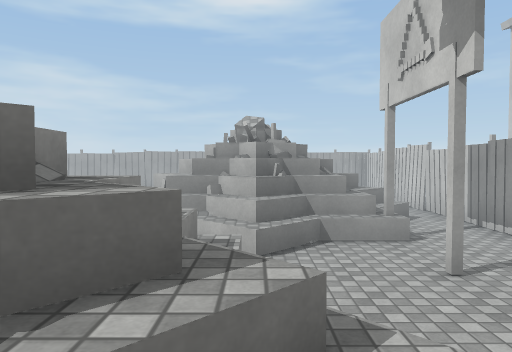
view 1 (above)

20 first-person views from a walk through a 3-D level made in the Unity game engine. The camera is 1.5 m above the floor, tilts 2° down and sees 70° across. The floor is counted in squares, 2 m on a side. Each view is taken from the middle of a square. On the plan, view 1 faces up. The plan holds only what a view shows up to about 11 squares ahead; the rest is blank. The place goes on beyond the plan. Surface patterns are stand-ins for the level's own textures.

view 2
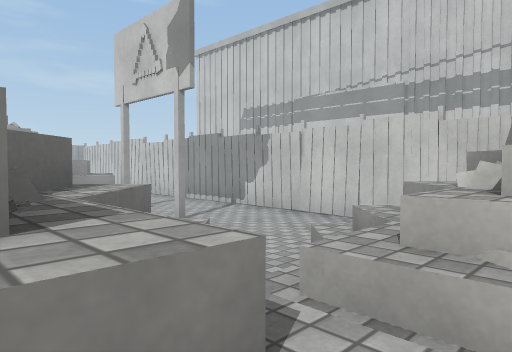

view 3
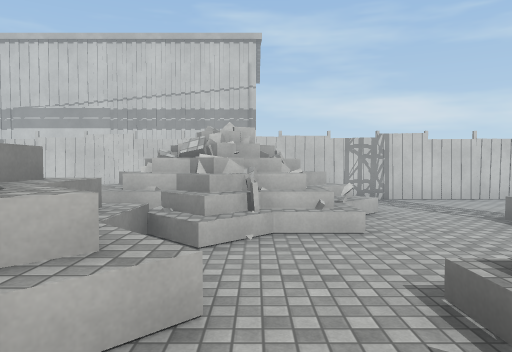

view 4
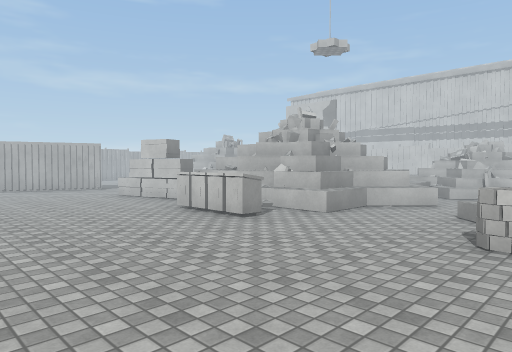

view 5
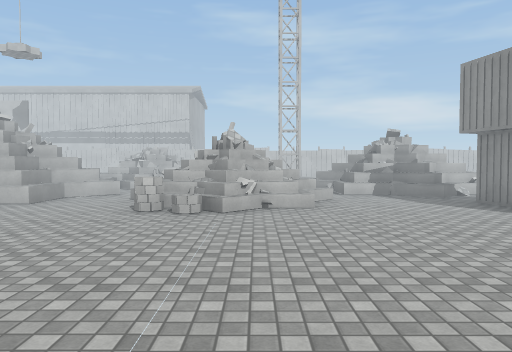

view 6
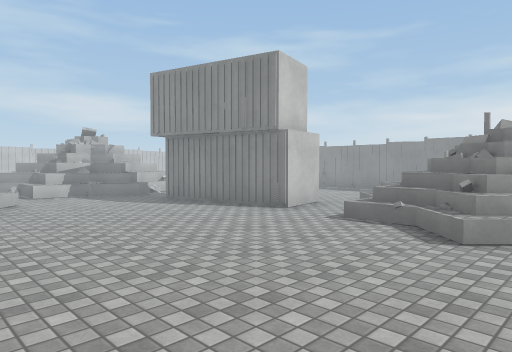

view 7
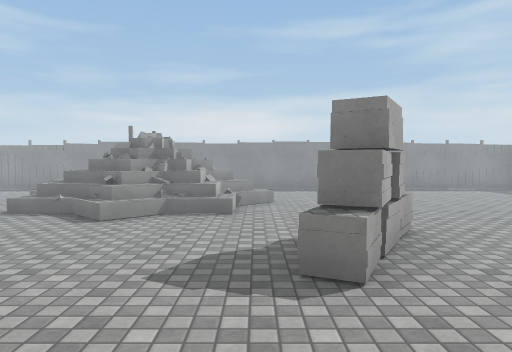

view 8
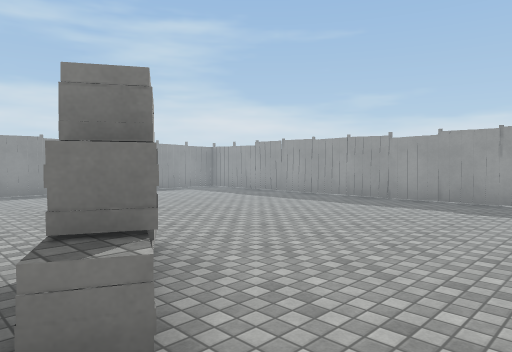

view 9
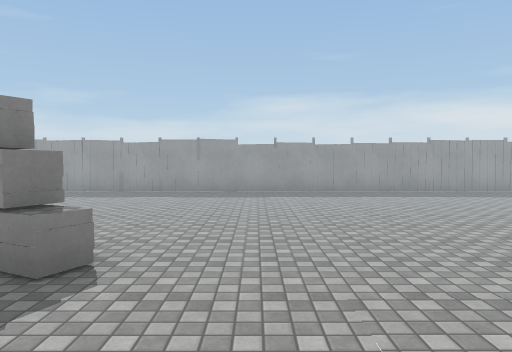

view 10
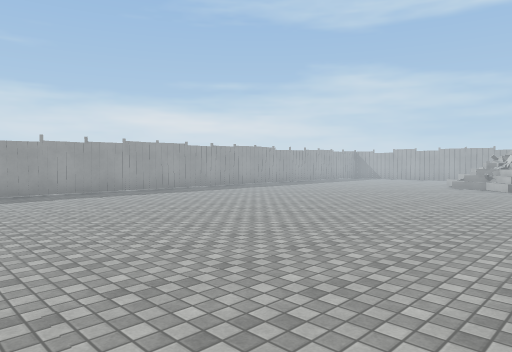

view 11
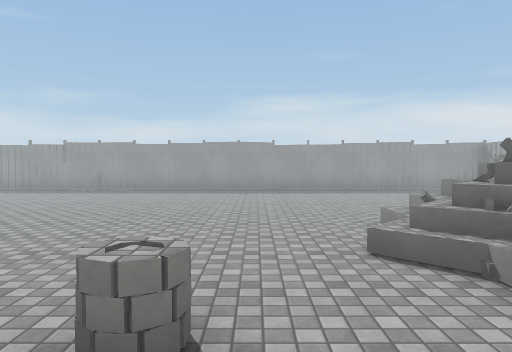

view 12
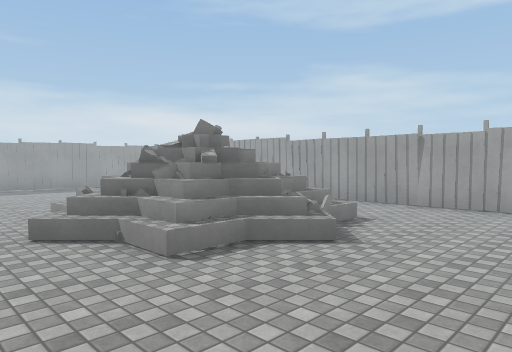

view 13
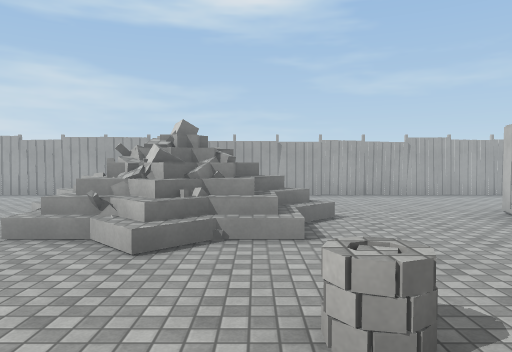

view 14
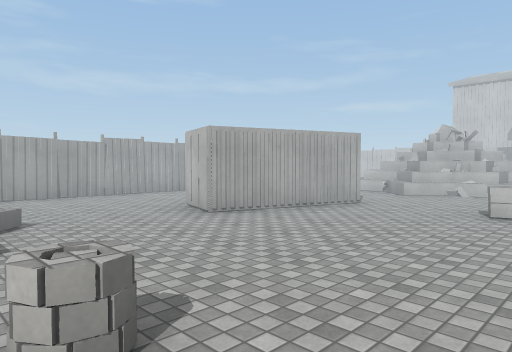

view 15
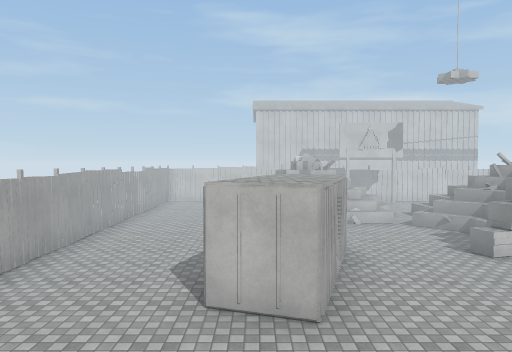

view 16
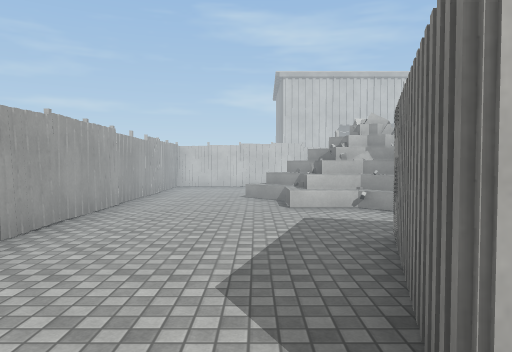

view 17
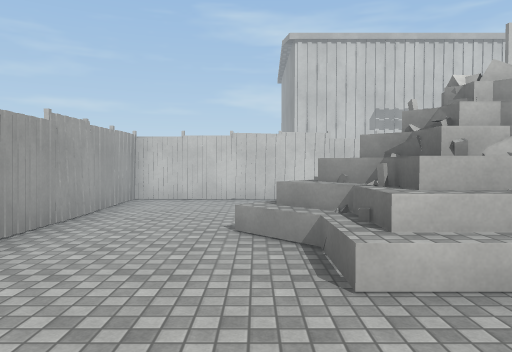

view 18
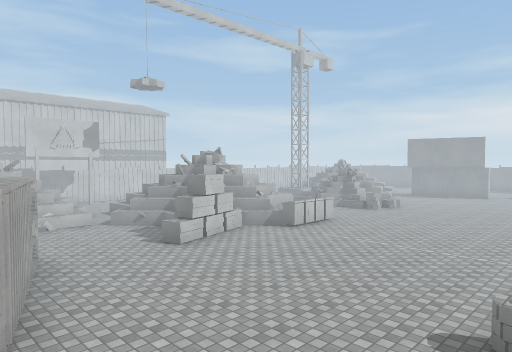

view 19
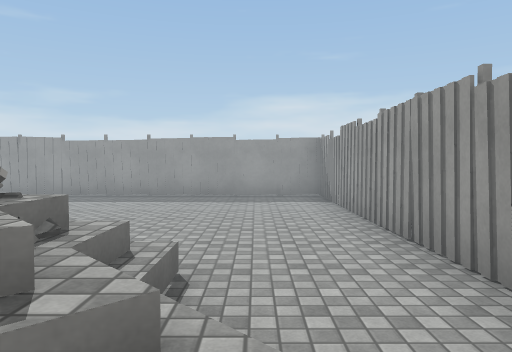

view 20
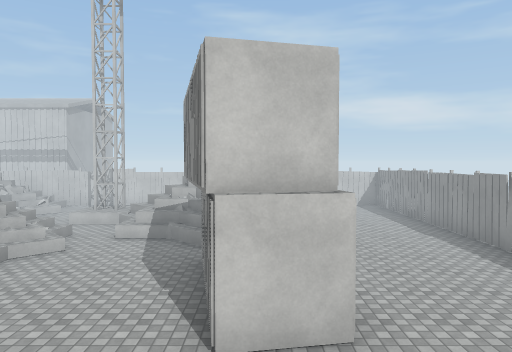

### Floor plan
Key: @ floor where view 1 was taken; # wall or solid block; . main floor; : floor 0.5 m higher than the main floor; / step, stairs or slope; = window, fence, low wall or low ledge; ^ raised ledge; v drop or lower ground.
Columns run from 20 left of view 1 to 4 right of it. Each row starts with its distance up from view 1.
 12 #########################
 11 #.......................#
 10 #......./...............#
  9 #......///..........=...#
  8 #.....//=//..##....##  .#
  7 #......///....##..:#=#=.#
  6 #......./.........:#=#=.#
  5 #................. #==#.#
  4 #..............#..^.=...#
  3 #..............#^^#^..#.#
  2 #...............^###^...#
  1 #.............=^^###^...#
  0 #...............^^#^@/=/#
 -1 #................=^///=/
 -2 #...................#v=
 -3 #..............//=/.// /#
 -4 #..............=== .....#
 -5 #............../#= .....#
 -6 #..............////.#...#
 -7 #......#........../##  .#
 -8 #......#..........#=#=
 -9 #........./......:#=
-10 #........///.####.##
-11 #.......//=//...   =
-12 #........    .......
-13 #.... ..     .........
-14  .... ..      ........
-15  #########  ##########

Positions as (right, up) in squares from view 1, and headings:
1: (0, 0), facing up
2: (-1, -1), facing up-right
3: (-4, -2), facing right
4: (-9, -4), facing up-right
5: (-11, -5), facing right
6: (-11, -5), facing down-right
7: (-12, -4), facing down
8: (-12, -5), facing down-left
9: (-10, -5), facing left
10: (-10, -5), facing up-left
11: (-9, 5), facing left
12: (-8, 5), facing up-left
13: (-11, 3), facing up
14: (-11, 3), facing up-right
15: (-11, 8), facing right
16: (-8, 9), facing right
17: (-4, 9), facing right
18: (-11, 8), facing down-right
19: (-11, 10), facing left
20: (-10, -10), facing right
